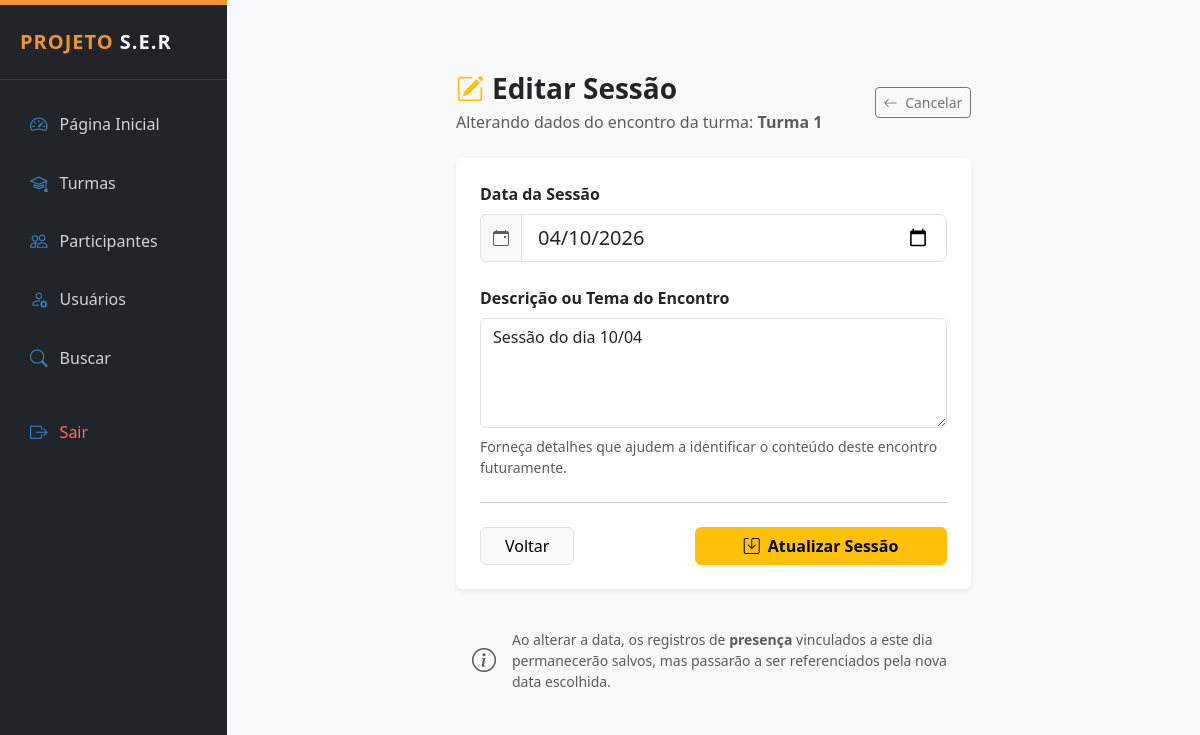
/public/sessao_editar.php?id=3 (signed in), run on the app's committed database.
### tables this page shows
CREATE TABLE `turmas_sessoes` (
  `id` int(11) NOT NULL,
  `turma_id` int(11) NOT NULL,
  `data` date NOT NULL,
  `descricao` varchar(255) DEFAULT NULL,
  `criado_em` timestamp NOT NULL DEFAULT current_timestamp()
);

CREATE TABLE `turmas` (
  `id` int(11) NOT NULL,
  `nome` varchar(120) NOT NULL,
  `descricao` text DEFAULT NULL,
  `responsavel` varchar(100) DEFAULT NULL,
  `data_inicio` date DEFAULT NULL,
  `data_fim` date DEFAULT NULL,
  `status` enum('ativa','encerrada') DEFAULT 'ativa',
  `criado_em` timestamp NOT NULL DEFAULT current_timestamp()
);

### public/sessao_editar.php (the view, shortened to what this page needs)
<?php
require_once __DIR__ . '/../config/conexao.php';
require_once __DIR__ . '/../layout/admin_header.php';
$id = $_GET['id'] ?? null;
$stmt = $pdo->prepare("
    SELECT ts.*, t.nome as turma_nome
    FROM turmas_sessoes ts
    JOIN turmas t ON t.id = ts.turma_id
    WHERE ts.id = ?
");
$stmt->execute([$id]);
$sessao = $stmt->fetch();
?>
<div class="container py-5">
    <div class="row justify-content-center">
        <div class="col-md-7">
            <div class="mb-4 d-flex justify-content-between align-items-center">
                <div>
                    <h3 class="fw-bold text-dark mb-1">
                        <i class="bi bi-pencil-square me-2 text-warning"></i>Editar Sessão
                    </h3>
                    <p class="text-muted mb-0">Alterando dados do encontro da turma: <strong><?= htmlspecialchars($sessao['turma_nome']) ?></strong></p>
                </div>
                <a href="sessoes_lista.php?turma_id=<?= $sessao['turma_id'] ?>" class="btn btn-outline-secondary btn-sm">
                    <i class="bi bi-arrow-left me-1"></i> Cancelar
                </a>
            </div>
            <div class="card shadow-sm border-0">
                <div class="card-body p-4">
                    <form method="POST">
                        <div class="mb-4">
                            <label class="form-label fw-bold">Data da Sessão</label>
                            <div class="input-group">
                                <span class="input-group-text bg-light text-muted">
                                    <i class="bi bi-calendar-event"></i>
                                </span>
                                <input type="date" name="data" class="form-control form-control-lg"
                                    value="<?= $sessao['data'] ?>" required>
                            </div>
                        </div>
                        <div class="mb-4">
                            <label class="form-label fw-bold">Descrição ou Tema do Encontro</label>
                            <textarea name="descricao" class="form-control" rows="4"
                                placeholder="Descreva os temas abordados ou observações gerais sobre esta sessão..."><?= htmlspecialchars($sessao['descricao']) ?></textarea>
                            <div class="form-text mt-2">
                                Forneça detalhes que ajudem a identificar o conteúdo deste encontro futuramente.
                            </div>
                        </div>
                        <hr class="my-4">
                        <div class="d-flex justify-content-between">
                            <a href="sessoes_lista.php?turma_id=<?= $sessao['turma_id'] ?>" class="btn btn-light border px-4">
                                Voltar
                            </a>
                            <button type="submit" class="btn btn-warning px-5 fw-bold">
                                <i class="bi bi-save me-2"></i>Atualizar Sessão
                            </button>
                        </div>
                    </form>
                </div>
            </div>
            <div class="mt-4 card bg-light border-0">
                <div class="card-body py-3">
                    <div class="d-flex align-items-center text-muted small">
                        <i class="bi bi-info-circle me-3 fs-4"></i>
                        <div>
                            Ao alterar a data, os registros de <strong>presença</strong> vinculados a este dia permanecerão salvos, mas passarão a ser referenciados pela nova data escolhida.
                        </div>
                    </div>
                </div>
            </div>
        </div>
    </div>
</div>
<?php require_once __DIR__ . '/../layout/admin_footer.php'; ?>

### layout/admin_header.php (style rules this page uses)
:root { --ser-orange: #F29433; --ser-blue: #3684C4; --ser-wine: #A61C62; --ser-light: #f8f9fa; }
body { font-family: 'Segoe UI', Tahoma, Geneva, Verdana, sans-serif; background-color: var(--ser-light); }

### data on the page
turmas_sessoes: turma.nome "Turma 1", data "04/10/2026", descricao "Sessão do dia 10/04"
